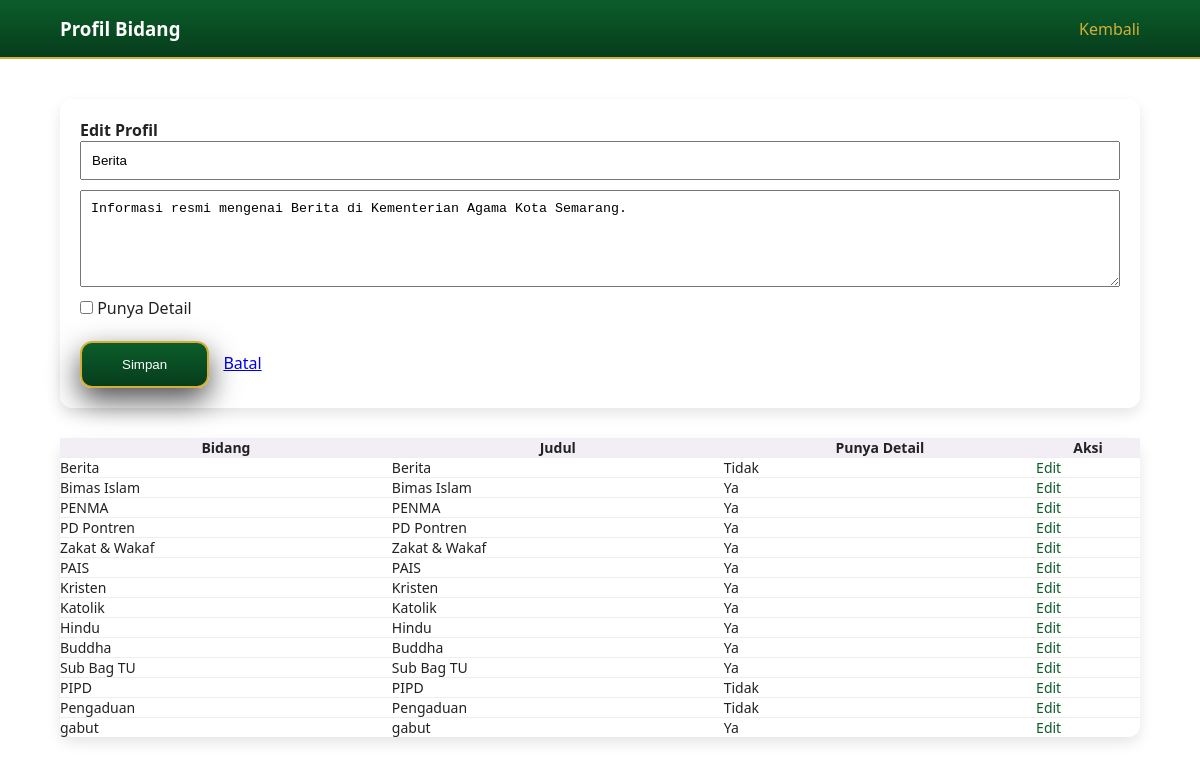
The app's page /admin/profil.php?edit=1 (signed in) with its own data.
### tables this page shows
CREATE TABLE `profil_bidang` (
  `id_profil` int(11) NOT NULL,
  `id_bidang` int(11) DEFAULT NULL,
  `judul` varchar(150) DEFAULT NULL,
  `deskripsi` text DEFAULT NULL,
  `punya_detail` tinyint(1) DEFAULT NULL
);

CREATE TABLE `bidang` (
  `id_bidang` int(11) NOT NULL,
  `slug` varchar(100) DEFAULT NULL,
  `nama_bidang` varchar(100) DEFAULT NULL,
  `icon` varchar(100) DEFAULT NULL,
  `urutan` int(11) DEFAULT NULL
);

### admin/profil.php (the view, shortened to what this page needs)
<?php
include '../config/db.php';
$data = mysqli_query($conn, "
  SELECT p.*, b.nama_bidang
  FROM profil_bidang p
  JOIN bidang b ON p.id_bidang = b.id_bidang
  ORDER BY b.urutan ASC
");
$edit = null;
if (isset($_GET['edit'])) {
  $id = $_GET['edit'];
  $q = mysqli_query($conn, "SELECT * FROM profil_bidang WHERE id_profil='$id'");
  $edit = mysqli_fetch_assoc($q);
}
?>
<!DOCTYPE html>
<html lang="id">
<head>
  <link rel="stylesheet" href="../css/style.css">
</head>
<body>
<div style="background:linear-gradient(180deg,#0b5d2a,#063d1c);padding:16px 0;border-bottom:2px solid #d4af37;">
  <div class="container" style="display:flex;justify-content:space-between;align-items:center;">
    <h3 style="color:#fff;margin:0;">Profil Bidang</h3>
    <a href="dashboard.php" style="color:#d4af37;text-decoration:none;">Kembali</a>
  </div>
</div>
<div class="container" style="padding:40px 0;">
  <?php if ($edit): ?>
  <form method="post" style="background:#fff;padding:20px;border-radius:12px;box-shadow:0 6px 14px rgba(0,0,0,0.1);margin-bottom:30px;">
    <h4>Edit Profil</h4>
    <input type="text" name="judul" value="<?php echo $edit['judul']; ?>" required
           style="width:100%;padding:10px;margin-bottom:10px;">
    <textarea name="deskripsi" rows="5" required
              style="width:100%;padding:10px;margin-bottom:10px;"><?php echo $edit['deskripsi']; ?></textarea>
    <label>
      <input type="checkbox" name="punya_detail" <?php echo $edit['punya_detail'] ? 'checked' : ''; ?>>
      Punya Detail
    </label>
    <br><br>
    <button class="btn-primary">Simpan</button>
    <a href="profil.php" style="margin-left:10px;">Batal</a>
  </form>
  <?php endif; ?>
  <table width="100%" cellpadding="10" style="background:#fff;border-radius:12px;box-shadow:0 6px 14px rgba(0,0,0,0.1);border-collapse:collapse;">
    <tr style="background:#f3eef6;">
      <th>Bidang</th>
      <th>Judul</th>
      <th>Punya Detail</th>
      <th>Aksi</th>
    </tr>
    <?php while ($p = mysqli_fetch_assoc($data)): ?>
      <tr style="border-top:1px solid #eee;">
        <td><?php echo $p['nama_bidang']; ?></td>
        <td><?php echo $p['judul']; ?></td>
        <td><?php echo $p['punya_detail'] ? 'Ya' : 'Tidak'; ?></td>
        <td>
          <a href="?edit=<?php echo $p['id_profil']; ?>">Edit</a>
        </td>
      </tr>
    <?php endwhile; ?>
  </table>
</div>
</body>
</html>

### css/style.css (style rules this page uses)
* { margin: 0; padding: 0; box-sizing: border-box; }
:root { --green: #0b5d2a; --green-dark: #063d1c; --gold: #d4af37; --black: #0f0f0f; --white: #ffffff; }
body { font-family: "Segoe UI", Tahoma, sans-serif; color: #222; background: #fff; }
.container { width: 90%; max-width: 1200px; margin: auto; }
.btn-primary { position: relative; z-index: 4; display: inline-block; padding: 14px 40px; border-radius: 12px; background: linear-gradient(180deg, #0b5d2a, #063d1c); color: var(--white); text-decoration: none; border: 2px solid var(--gold); box-shadow: 0 12px 30px rgba(0,0,0,0.7); transition: 0.3s; }

### admin/profil.php (style rules this page uses)
table th, table td { font-size: 14px; }
table a { color: #0b5d2a; text-decoration: none; font-weight: 500; }

### records on screen
profil_bidang: judul "Berita", deskripsi "Informasi resmi mengenai Berita di Kementerian Agama Kota Semarang.", id_bidang.nama_bidang "Berita", shows "Tidak"
profil_bidang: id_bidang.nama_bidang "Bimas Islam", judul "Bimas Islam", punya_detail "Ya"
profil_bidang: id_bidang.nama_bidang "PENMA", judul "PENMA", punya_detail "Ya"
profil_bidang: id_bidang.nama_bidang "PD Pontren", judul "PD Pontren", punya_detail "Ya"
profil_bidang: id_bidang.nama_bidang "Zakat & Wakaf", judul "Zakat & Wakaf", punya_detail "Ya"
profil_bidang: id_bidang.nama_bidang "PAIS", judul "PAIS", punya_detail "Ya"
profil_bidang: id_bidang.nama_bidang "Kristen", judul "Kristen", punya_detail "Ya"
profil_bidang: id_bidang.nama_bidang "Katolik", judul "Katolik", punya_detail "Ya"
profil_bidang: id_bidang.nama_bidang "Hindu", judul "Hindu", punya_detail "Ya"
profil_bidang: id_bidang.nama_bidang "Buddha", judul "Buddha", punya_detail "Ya"
profil_bidang: id_bidang.nama_bidang "Sub Bag TU", judul "Sub Bag TU", punya_detail "Ya"
profil_bidang: id_bidang.nama_bidang "PIPD", judul "PIPD", punya_detail "Tidak"
profil_bidang: id_bidang.nama_bidang "Pengaduan", judul "Pengaduan", punya_detail "Tidak"
profil_bidang: id_bidang.nama_bidang "gabut", judul "gabut", punya_detail "Ya"
